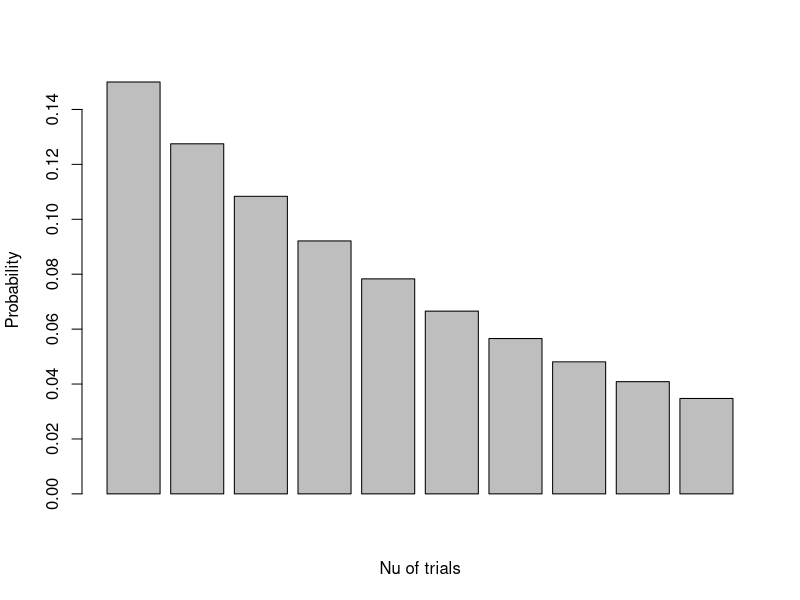

Write the R code that produced this figure.
## ---- chunk 1
f= function(x){
3*x^(-4)
}
## ---- chunk 2
f1= integrate(f, lower =1, upper = 4)
f1
## ---- chunk 3
f2= integrate(f, lower =2, upper = 3)
f2
## ---- chunk 4
dbinom(3, 12, 0.5)
## ---- chunk 5
1-pbinom(2, 12, 0.5)
sum(dbinom(3:12, 12, 0.5))

## ---- chunk 6
choose(10,4) *0.6^4 * 0.4^6
dbinom(4,10, 0.6)
## ---- chunk 7
l=5
r= 3
(exp(-l) * l^3)/ factorial(r)

dpois(3,5)
## ---- chunk 8
1- (exp(-6) + exp(-6) *(6^1))/factorial(1)
1-ppois(q=1, lambda = 6)
## ---- chunk 9
p=0.15
#P(X=1)  (1-q)
geomDist = dgeom(x = 0:9, prob = 0.15)
barplot(geomDist, col = 'grey', xlab = 'Nu of trials', ylab = 'Probability')

## ---- chunk 10
as.integer(ceiling(1/p))
## ---- chunk 11
q=0.8
p=0.2
P = (0.8)^3 * 0.2
dgeom(3, p)
## ---- chunk 12
f = function(t)
{
  lam=0.5
  lam*exp(-lam*t)
}

res = integrate(f, lower = 0, upper = 2)
1-res$value

1-pexp(q =2, 0.5)
#OR
pexp(q=2, rate = 0.5, lower.tail = FALSE)
## ---- chunk 13
muA=70
sdA=20
muB=40
sdB=10
x = 75
y = 55
zeeA= (x - muA)/sdA
zeeB= (y - muB)/sdB
zeeA
zeeB
if (zeeA > zeeB) {
  print("A is better player")
} else
{
  print("A is better player")
}
## ---- chunk 14
minRq = 72
mu = 67.2
vrnce = 29.34
sd = sqrt(vrnce)
zee = (minRq - mu)/sd
# P ( X < 72) = P(Z = 0.88) = 0.811
# P( X >= 72) = 1 - 0.811 = 0.189

1-pnorm(zee)
## ---- chunk 15
mu = 500
sd = 100

n= 10000
## ---- chunk 16
minRq = 750
z = (minRq - mu)/sd
1-pnorm(z)
#Or
1-pnorm(z)
## ---- chunk 17
pnorm(500, 500, 100)
## ---- chunk 18
pnorm(500, 550, 100)
## ---- chunk 19
qnorm(0.5)
qnorm(0.95)
qnorm(0.995)
## ---- chunk 20
df=data.frame("element" = c(82, 72, 85, 14, 66, 15, 23, 78, 16, 38, 92, 17))
mu= mean(df$element)
sigma= sd(df$element)

df$zee = apply(df, 2, function(x) {(x - mu)/sigma})
df
